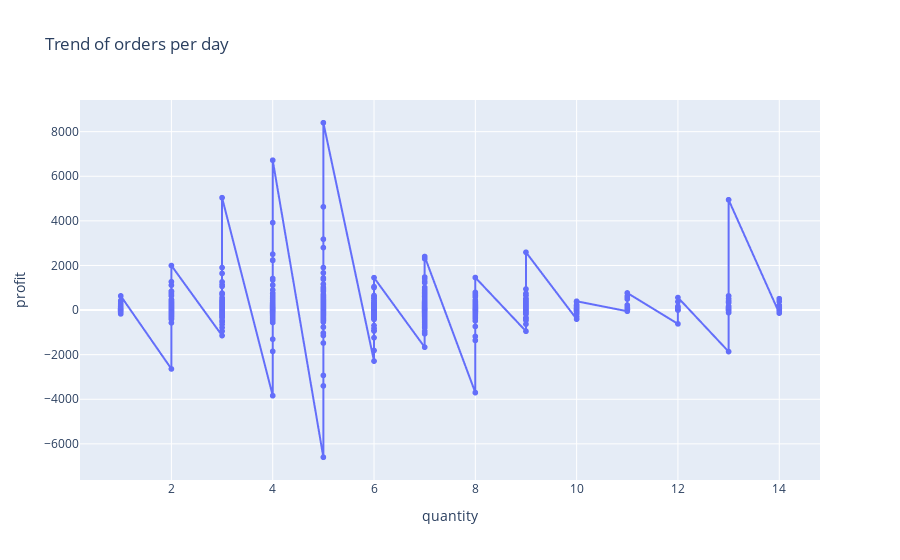

Here is the notebook cell this chart was saved with:
### Markdown cell above
###### The relationship between quantity and profit

### Code cell
trend=%sql select quantity,profit from Superstore order by quantity,profit  ;

  
trend

fig = px.line(trend, x='quantity', y='profit', markers=True, title = "Trend of orders per day")
fig.show()

### Figure 1 — Plotly figure (JSON) as saved in the notebook; plotly's stock layout.template omitted (floating-point values rounded to 4 significant figures; data arrays with more than 128 entries replaced by an {"elided": "..."} marker saying what was removed)
{"data": [{"hovertemplate": "quantity=%{x}<br>profit=%{y}<extra></extra>", "legendgroup": "", "line": {"color": "#636efa", "dash": "solid"}, "marker": {"symbol": "circle"}, "mode": "markers+lines", "name": "", "showlegend": false, "type": "scattergl", "x": {"elided": "9994 int values"}, "xaxis": "x", "y": {"elided": "9994 float values"}, "yaxis": "y"}], "layout": {"legend": {"tracegroupgap": 0}, "title": {"text": "Trend of orders per day"}, "xaxis": {"anchor": "y", "domain": [0, 1], "title": {"text": "quantity"}}, "yaxis": {"anchor": "x", "domain": [0, 1], "title": {"text": "profit"}}}}
